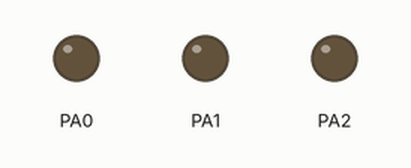
Bench run of a program on a simulated ATmega128, built with avr-gcc and emulated at 8 MHz. Parts: output pins drawn as LEDs (lit = HIGH).

Above: at 0.2 s.
At 2.5 s:
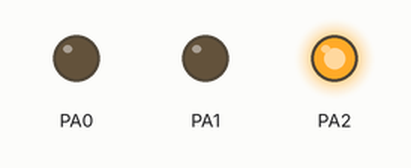
At 5.0 s:
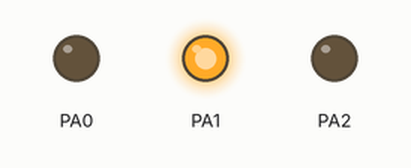
At 7.2 s:
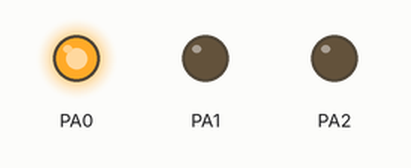
Timing chart, 0 to 8.1 s (numbered marks = the images above):
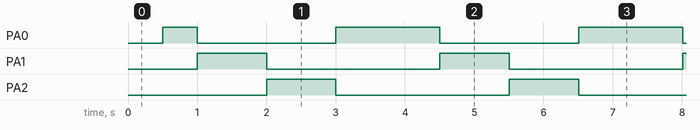

Measured:
- by itself, PA0: repeats every 3.5 s: LOW 2.0 s, HIGH 1.5 s
- by itself, PA1, PA2: alternates HIGH for 1.0 s and LOW for 2.5 s
- by itself, everything shown: repeats every 3.5 s, in 6 steps

The program:

main.c
```c
/*
 * B7.c
 *
 * Created: 7-2-2018 20:39:10
 * Author : snick
 */

#define F_CPU 8000000

#include <avr/io.h>
#include <util/delay.h>

void wait(int ms)
{
	int i;
	for(i = 0; i < ms; i++)
	{
		_delay_ms(1);
	}
}

/*	Control LED 1-6, or use 0 to turn all off.*/
void setCharliePlexingLed(int lednr)
{
	switch(lednr)
	{
		case 0:
			DDRA = 0x00;
			PORTA = 0x00;
			break;
		case 1:
			DDRA = 0x03;
			PORTA = 0x01;
			break;
		case 2:
			DDRA = 0x03;
			PORTA = 0x02;
			break;
		case 3:
			DDRA = 0x06;
			PORTA = 0x02;
			break;
		case 4:
			DDRA = 0x06;
			PORTA = 0x04;
			break;
		case 5:
			DDRA = 0x05;
			PORTA = 0x04;
			break;
		case 6:
			DDRA = 0x05;
			PORTA = 0x01;
			break;
	}
}

int main(void)
{
    /* Replace with your application code */
	int i;
    while (1)
    {
		for (i = 0; i <= 6; i++)
		{
			setCharliePlexingLed(i);
			wait(500);
		}
    }
}
```
